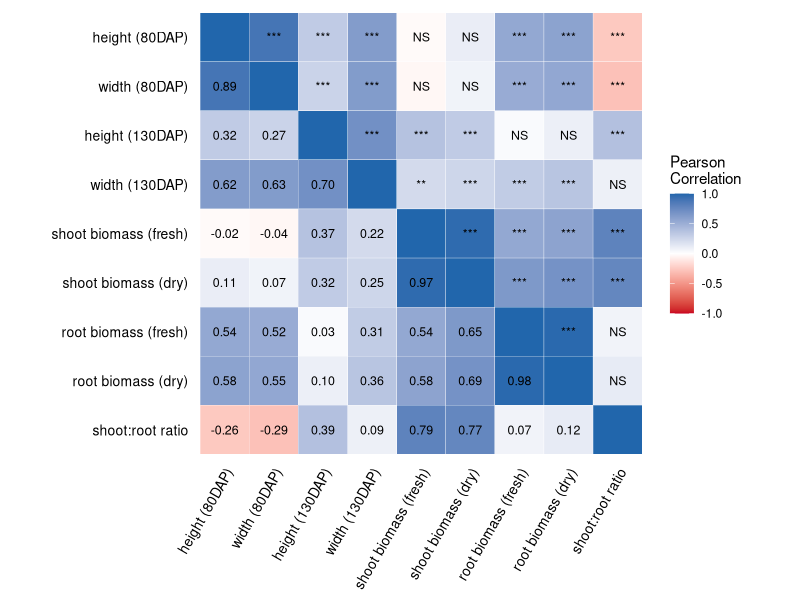
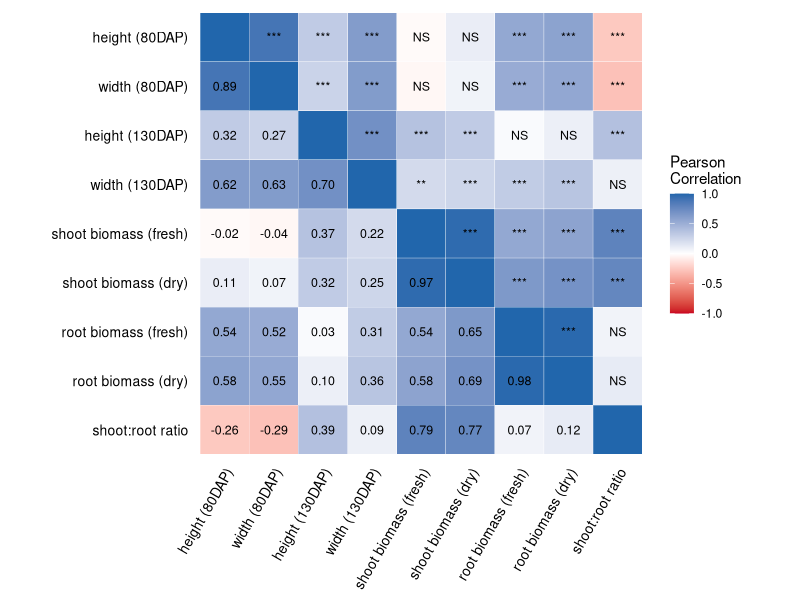

These charts were generated, in order, by the following R code:
# ------------------------------------------------------------------------------
#   Plot phenotypic correlations - Fig2A
#   S. Turner 
#   06 January 2017       
# ------------------------------------------------------------------------------

# Calculates Pearson's correlations and significance for traits of interest
# Plots correlations as a heatmap

library(plyr)
library(corrplot)
library(psych)
library(reshape2)
library(ggplot2)

setwd("~/GitHub/carrot-diallel/data")

# ------------------------------------------------------------------------------
# read in data, apply transformations, rename variables
# ------------------------------------------------------------------------------
# read in raw data
diallelRaw <- read.csv("diallelRawData.csv", header = TRUE)

# apply transformations for biomass
diallelRaw$flw <- log(diallelRaw$flw)
diallelRaw$frw <- log(diallelRaw$frw)
diallelRaw$dlw <- log(diallelRaw$dlw)
diallelRaw$drw <- log(diallelRaw$drw)
diallelRaw$ratio <- diallelRaw$dlw/diallelRaw$drw

# rename variables
diallelRaw <- rename(diallelRaw, c("midHeight" = "height (80DAP)", 
                                       "midWidth" = "width (80DAP)",
                                       "height" = "height (130DAP)", 
                                       "width" = "width (130DAP)",
                                       "flw" = "shoot biomass (fresh)",
                                       "dlw" = "shoot biomass (dry)",
                                       "frw" = "root biomass (fresh)",
                                       "drw" = "root biomass (dry)", 
                                       "ratio" = "shoot:root ratio"))

# ------------------------------------------------------------------------------
# create correlation matrix for selected traits
# ------------------------------------------------------------------------------
correlation <- cor(diallelRaw[,c(9:17)], method = "pearson", 
                   use = "complete.obs")

# ------------------------------------------------------------------------------
# function to calculate significance of correlations
# source: https://cran.r-project.org/web/packages/corrplot/vignettes/corrplot-intro.html
# ------------------------------------------------------------------------------
cor.mtest <- function(mat, conf.level = 0.95) {
  mat <- as.matrix(mat)
  n <- ncol(mat)
  p.mat <- lowCI.mat <- uppCI.mat <- matrix(NA, n, n)
  diag(p.mat) <- 0
  diag(lowCI.mat) <- diag(uppCI.mat) <- 1
  for (i in 1:(n - 1)) {
    for (j in (i + 1):n) {
      tmp <- cor.test(mat[, i], mat[, j], conf.level = conf.level)
      p.mat[i, j] <- p.mat[j, i] <- tmp$p.value
      lowCI.mat[i, j] <- lowCI.mat[j, i] <- tmp$conf.int[1]
      uppCI.mat[i, j] <- uppCI.mat[j, i] <- tmp$conf.int[2]
    }
  }
  return(list(p.mat, lowCI.mat, uppCI.mat))
}

# ------------------------------------------------------------------------------
# export matrix of p-values
# ------------------------------------------------------------------------------
p.mat <- cor.mtest(diallelRaw[,c(9:17)])

# ------------------------------------------------------------------------------
# create matrix for significance notations 
# * = P < 0.05, ** = P < 0.01, *** = P < 0.001
# ------------------------------------------------------------------------------
sigCodes <- ifelse(p.mat[[1]] > 0.05, "NS", 
                   ifelse(p.mat[[1]] > 0.01, "*", 
                          ifelse(p.mat[[1]] > 0.001, "**", "***")))

# set diagonal to NA
sigCodes[upper.tri(sigCodes)] <- NA

# ------------------------------------------------------------------------------
# combine correlation coefficients and significance codes into single matrix
# ------------------------------------------------------------------------------
combinedMat <- lowerUpper(upper = sigCodes, lower = round(correlation, 2), 
                          diff = FALSE)
diag(combinedMat) <- ""

# ------------------------------------------------------------------------------
# construct the plot! 
# ------------------------------------------------------------------------------
# create labels as input for geom_text
labels <- melt(combinedMat, na.rm = TRUE)
labels$value <- revalue(labels$value, c("0.7" = "0.70", "0.1" = "0.10"))

# melt matrix into vector format for plotting
meltedCormat <- melt(correlation)

ggplot(data = meltedCormat, aes(Var2, Var1, fill = value)) + 
  geom_tile(color = "white") +
  scale_fill_gradient2(low = "#ca0020", high = "#2166AC", mid = "white",
                       midpoint = 0, limit = c(-1, 1), space = "Lab",
                       name = "Pearson\nCorrelation") + 
  scale_y_discrete(name = "", limits = rev(levels(meltedCormat$Var1))) +
  theme(axis.text = element_text(colour = "black", size = 10),
        axis.text.x = element_text(angle = 60, hjust = 1),
        axis.title.x = element_blank(),
        axis.title.y = element_blank(),
        panel.grid.major = element_blank(),
        panel.border = element_blank(),
        panel.background = element_blank(),
        axis.ticks = element_blank()) + 
  geom_text(aes(Var2, Var1, label = labels$value), colour = "black", size = 3.15) + 
  coord_fixed()

ggsave("~/GitHub/carrot-diallel/results/phenotypic_correlations.eps", height = 150, 
       width = 150, units = "mm")


